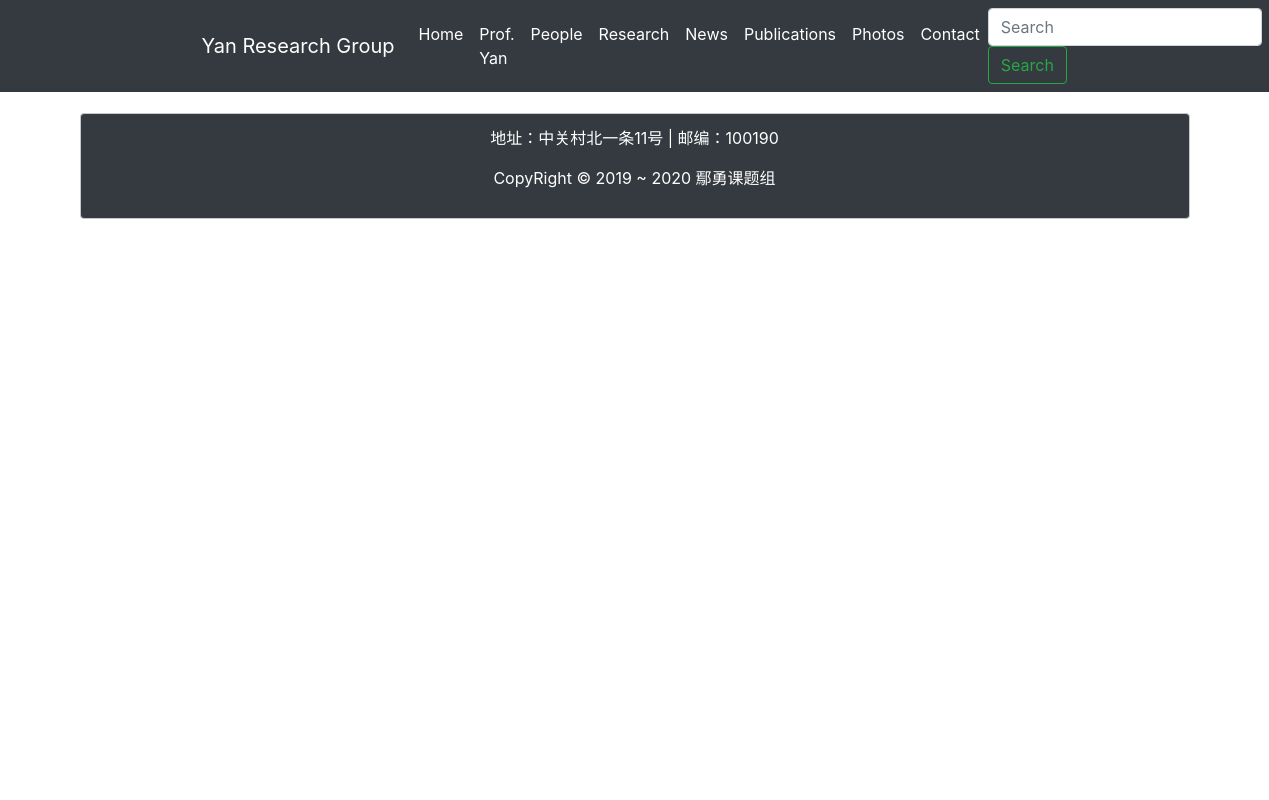
Before: /photos/ with the older database file.
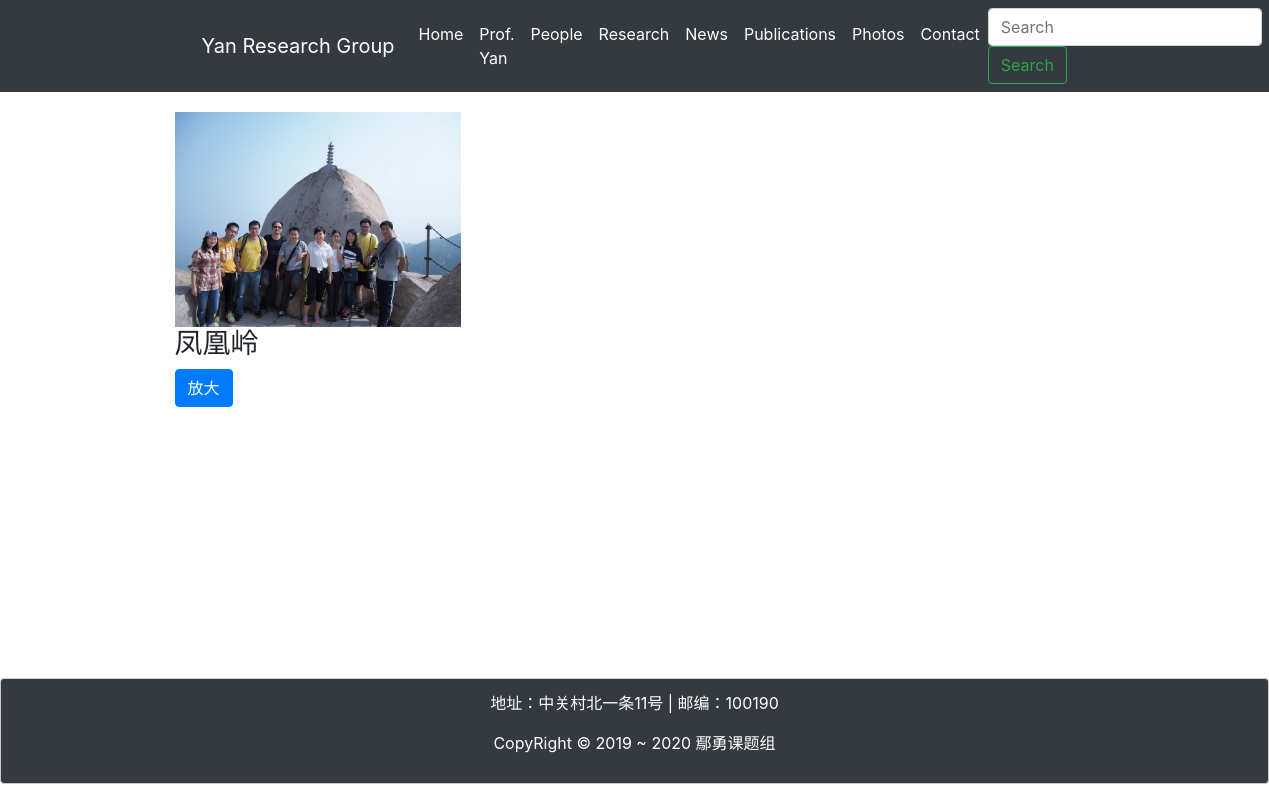
After: the same page with the newer database file.
### groupwebsite/models.py (models this page shows)
class Photos(models.Model):
    img = models.ImageField(upload_to='photos_img', null=True, blank=True, verbose_name='合照')
    title = models.CharField(max_length=500)

### groupwebsite/views.py (the view)
# urls.py: path('photos/',views.Ourphotos,name = "Photos"),
def Ourphotos(request):
    context={}
    context['ourphotos']=Photos.objects.all()
    return render_to_response('Photos.html', context)

### groupwebsite/templates/Photos.html (shortened to what this page needs)
{% extends 'base.html' %}
{% load staticfiles %}
{% block content %}
    <div class="row" style="margin-top: 20px">
    {% for ourphoto in ourphotos %}
  <div class="col-sm-3 col-md-4">
    <div class="thumbnail">
      <img src="{{ ourphoto.img.url }}" style="max-width: 100%" alt="...">
      <div class="caption">
        <h3>{{ ourphoto.title }}</h3>
          <p><a href="{{ ourphoto.img.url }}" class="btn btn-primary" role="button">放大</a></p>
      </div>
    </div>
  </div>
</div>
{% endfor %}
{% endblock %}

### templates/base.html (shortened to what this page needs)
{% load staticfiles %}
<!DOCTYPE html>
<html lang="en">
<head>
   <link rel="stylesheet" href="{% static 'bootstrap/css/bootstrap.min.css' %}">
    <link rel="stylesheet" href="{% static 'bootstrap/fonts/glyphicons-halflings-regular.ttf' %}">
</head>
<body class="main">
<nav class="navbar navbar-expand-lg navbar-light bg-dark">
    <a class="navbar-brand" style="color:white; margin-left: 15%;" href="{% url 'Home' %}">Yan Research Group</a>
    <div class="collapse navbar-collapse" id="navbarSupportedContent">
      <ul class="navbar-nav mr-auto">
           <li class="nav-item active">
          <a class="nav-link" style="color:white" href="{% url 'Home'%}">Home <span class="sr-only">(current)</span></a>
        </li>
        <li class="nav-item">
          <a class="nav-link" style="color:white" href="{% url 'Prof'%}">Prof. Yan</a>
        </li>
        <li class="nav-item">
          <a class="nav-link" style="color:white"  href="{% url 'People'%}">People</a>
        </li>
        <li class="nav-item">
          <a class="nav-link" style="color:white"  href="{% url 'research' %}">Research</a>
        </li>
         <li class="nav-item">
          <a class="nav-link" style="color:white"  href="{% url 'news' %}">News</a>
        </li>
        <li class="nav-item">
          <a class="nav-link"   style="color:white" href="{% url 'publication' %}">Publications</a>
        </li>
          <li class="nav-item">
          <a class="nav-link"  style="color:white" href="{% url 'Photos' %}">Photos</a>
        </li>
          <li class="nav-item">
          <a class="nav-link"  style="color:white" href="{% url 'contact' %}">Contact</a>
        </li>
      </ul>
      <form role="search" class="form-inline my-2 my-lg-0" action="{% url 'search' %}"   method="get">
        <input class="form-control mr-sm-2" type="search" placeholder="Search" aria-label="Search" name="search_info">
        <button class="btn btn-outline-success my-2 my-sm-0" type="submit">Search</button>
      </form>
    </div>
  </nav>
<content>
<div class="container">
    <div class="row">
        <div class="col-1">
        </div>
        <div class="col-10">
         {% block content %}{% endblock %}
        </div>
        <div class="col-1">
        </div>
    </div>
</div>
</content>
<div class="alert alert-dark bg-dark" role="alert">
   <p style="text-align: center;color:white" ">地址：中关村北一条11号 | 邮编：100190</p>
   <p style="text-align: center;color:white" ">CopyRight © 2019 ~ 2020 鄢勇课题组</p>
</div>
</body>
</html>

### templates/base.html (style rules this page uses)
.main { display: flex; min-height: 100vh; flex-direction: column; }
nav { min-height: 50px; }
content { background: white; flex: 1; }

Changed rows visible on the page:
added Photos: img (picture), title "凤凰岭"
